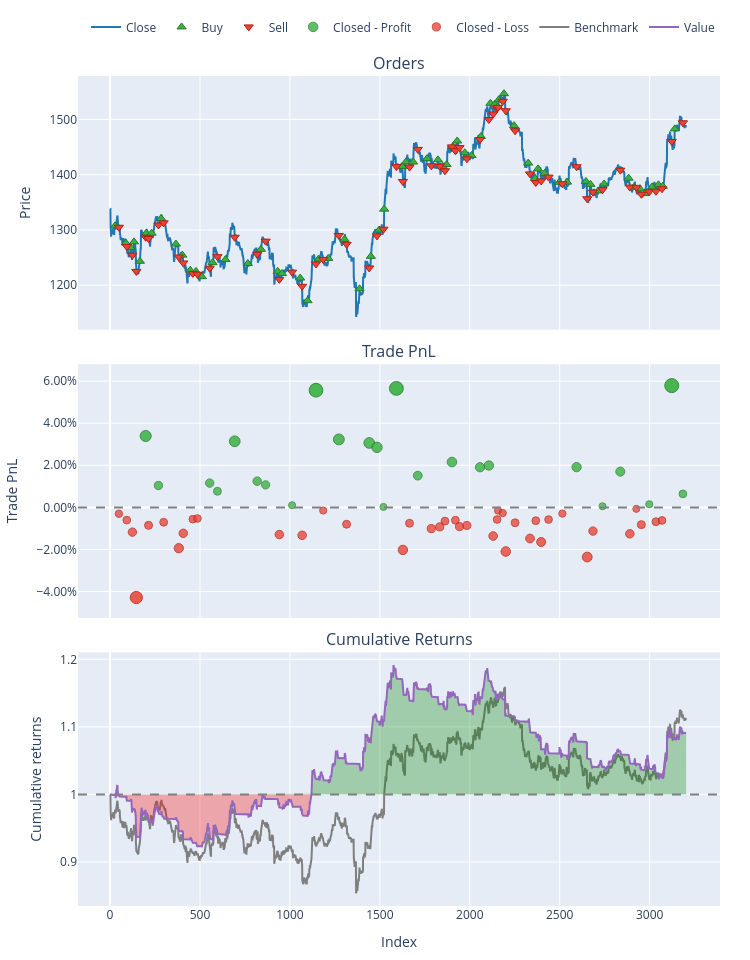

The notebook cell saved with this chart:
### Code cell
portfolio.plot().show()

### Figure 1 — Plotly figure (JSON) as saved in the notebook; plotly's stock layout.template omitted (floating-point values rounded to 4 significant figures; data arrays with more than 128 entries replaced by an {"elided": "..."} marker saying what was removed)
{"data": [{"legendgroup": "0", "line": {"color": "#1f77b4"}, "name": "Close", "showlegend": true, "type": "scatter", "uid": "bea92463-b0ea-4f02-81e3-74109016b928", "x": {"elided": "3204 int values"}, "xaxis": "x", "y": {"elided": "3204 float values"}, "yaxis": "y"}, {"customdata": {"elided": "64x3 float values"}, "hovertemplate": "Order Id: %{customdata[0]}<br>Timestamp: %{x}<br>Price: %{y}<br>Size: %{customdata[1]:.6f}<br>Fees: %{customdata[2]:.6f}", "legendgroup": "1", "marker": {"color": "#37B13F", "line": {"color": "rgb(38,123,44)", "width": 1}, "size": 8, "symbol": "triangle-up"}, "mode": "markers", "name": "Buy", "type": "scatter", "uid": "65621e16-db79-4b28-b0c0-0b3facd05ad6", "x": [28, 88, 115, 133, 166, 201, 231, 284, 366, 402, 446, 478, 511, 570, 642, 766, 839, 932, 956, 1057, 1098, 1159, 1213, 1304, 1387, 1450, 1496, 1524, 1624, 1645, 1685, 1762, 1823, 1849, 1871, 1905, 1930, 1972, 2010, 2062, 2115, 2140, 2156, 2161, 2190, 2246, 2325, 2363, 2379, 2416, 2497, 2541, 2646, 2671, 2714, 2747, 2883, 2911, 2946, 2972, 3014, 3049, 3073, 3140], "xaxis": "x", "y": [1308.0, 1276.0, 1268.0, 1278.0, 1243.0, 1294.0, 1294.0, 1321.0, 1274.0, 1254.0, 1227.0, 1225.0, 1216.0, 1241.0, 1246.0, 1239.0, 1265.0, 1225.0, 1221.0, 1213.0, 1172.0, 1247.0, 1248.0, 1283.0, 1193.0, 1252.0, 1300.0, 1338.0, 1415.0, 1423.0, 1423.0, 1429.0, 1427.0, 1415.0, 1418.0, 1451.0, 1461.0, 1440.0, 1435.0, 1469.0, 1529.0, 1528.0, 1523.0, 1536.0, 1547.0, 1489.0, 1421.0, 1393.0, 1410.0, 1402.0, 1386.0, 1387.0, 1388.0, 1383.0, 1371.0, 1383.0, 1394.0, 1377.0, 1375.0, 1366.0, 1378.0, 1382.0, 1379.0, 1483.0], "yaxis": "y"}, {"customdata": {"elided": "64x3 float values"}, "hovertemplate": "Order Id: %{customdata[0]}<br>Timestamp: %{x}<br>Price: %{y}<br>Size: %{customdata[1]:.6f}<br>Fees: %{customdata[2]:.6f}", "legendgroup": "2", "marker": {"color": "#EA4335", "line": {"color": "rgb(181,31,18)", "width": 1}, "size": 8, "symbol": "triangle-down"}, "mode": "markers", "name": "Sell", "type": "scatter", "uid": "9f7dcbd6-5351-4920-aaf9-900a296bc61d", "x": [49, 93, 124, 146, 198, 214, 269, 298, 382, 407, 460, 486, 554, 597, 693, 818, 865, 941, 1012, 1068, 1145, 1185, 1272, 1315, 1441, 1484, 1520, 1592, 1628, 1665, 1711, 1786, 1833, 1862, 1901, 1920, 1943, 1984, 2057, 2106, 2130, 2152, 2157, 2183, 2200, 2252, 2335, 2367, 2397, 2438, 2515, 2594, 2653, 2685, 2738, 2837, 2890, 2926, 2954, 2998, 3035, 3069, 3123, 3185], "xaxis": "x", "y": [1305.0, 1270.0, 1254.0, 1225.0, 1287.0, 1284.0, 1309.0, 1313.0, 1251.0, 1240.0, 1221.0, 1220.0, 1231.0, 1252.0, 1287.0, 1256.0, 1280.0, 1210.0, 1224.0, 1198.0, 1238.0, 1247.0, 1290.0, 1274.0, 1231.0, 1289.0, 1301.0, 1415.0, 1388.0, 1414.0, 1446.0, 1416.0, 1415.0, 1407.0, 1450.0, 1444.0, 1449.0, 1429.0, 1464.0, 1500.0, 1510.0, 1521.0, 1522.0, 1533.0, 1516.0, 1480.0, 1402.0, 1386.0, 1389.0, 1396.0, 1384.0, 1414.0, 1356.0, 1368.0, 1373.0, 1408.0, 1378.0, 1377.0, 1365.0, 1369.0, 1370.0, 1375.0, 1460.0, 1494.0], "yaxis": "y"}, {"customdata": [[4.0, 4.0, 317.9, 0.03393], [6.0, 6.0, 99.8, 0.01039], [12.0, 12.0, 106.5, 0.01154], [13.0, 13.0, 71.52, 0.007659], [14.0, 14.0, 295.4, 0.0314], [15.0, 15.0, 121.0, 0.01247], [16.0, 16.0, 105.1, 0.01069], [18.0, 18.0, 10.26, 0.001046], [20.0, 20.0, 539.0, 0.05567], [22.0, 22.0, 329.7, 0.03231], [24.0, 24.0, 320.0, 0.03062], [25.0, 25.0, 307.3, 0.02853], [26.0, 26.0, 2.552, 0.0002303], [27.0, 27.0, 626.4, 0.05653], [30.0, 30.0, 171.7, 0.01508], [34.0, 34.0, 242.6, 0.02155], [38.0, 38.0, 214.1, 0.01906], [39.0, 39.0, 227.6, 0.01989], [51.0, 51.0, 202.1, 0.01911], [54.0, 54.0, 5.527, 0.0005313], [55.0, 55.0, 176.9, 0.01699], [59.0, 59.0, 15.42, 0.001488], [62.0, 62.0, 592.5, 0.05785], [63.0, 63.0, 69.48, 0.006414]], "hovertemplate": "Exit Trade Id: %{customdata[0]}<br>Position Id: %{customdata[1]}<br>Exit Timestamp: %{x}<br>PnL: %{customdata[2]:.6f}<br>Return: %{customdata[3]:.2%}", "legendgroup": "3", "marker": {"color": "#37B13F", "line": {"color": "rgb(38,123,44)", "width": 1}, "opacity": [0.8377, 0.7765, 0.7794, 0.7693, 0.8311, 0.7819, 0.7772, 0.7521, 0.8943, 0.8335, 0.8291, 0.8237, 0.75, 0.8966, 0.7887, 0.8055, 0.799, 0.8012, 0.7991, 0.7508, 0.7936, 0.7533, 0.9, 0.7661], "size": [11.09, 8.234, 8.374, 7.902, 10.79, 8.487, 8.271, 7.099, 13.73, 10.9, 10.69, 10.44, 7.0, 13.84, 8.804, 9.59, 9.288, 9.388, 9.294, 7.037, 9.036, 7.153, 14.0, 7.751], "symbol": "circle"}, "mode": "markers", "name": "Closed - Profit", "type": "scatter", "uid": "6bab5e1f-9b01-483d-b3ef-b55a60df886f", "x": [198, 269, 554, 597, 693, 818, 865, 1012, 1145, 1272, 1441, 1484, 1520, 1592, 1711, 1901, 2057, 2106, 2594, 2738, 2837, 2998, 3123, 3185], "xaxis": "x2", "y": [0.03393, 0.01039, 0.01154, 0.007659, 0.0314, 0.01247, 0.01069, 0.001046, 0.05567, 0.03231, 0.03062, 0.02853, 0.0002303, 0.05653, 0.01508, 0.02155, 0.01906, 0.01989, 0.01911, 0.0005313, 0.01699, 0.001488, 0.05785, 0.006414], "yaxis": "y2"}, {"customdata": {"elided": "40x4 float values"}, "hovertemplate": "Exit Trade Id: %{customdata[0]}<br>Position Id: %{customdata[1]}<br>Exit Timestamp: %{x}<br>PnL: %{customdata[2]:.6f}<br>Return: %{customdata[3]:.2%}", "legendgroup": "4", "marker": {"color": "#EA4335", "line": {"color": "rgb(181,31,18)", "width": 1}, "opacity": [0.7573, 0.7652, 0.78, 0.8609, 0.7716, 0.7678, 0.7999, 0.7815, 0.764, 0.7632, 0.783, 0.784, 0.7533, 0.7703, 0.802, 0.769, 0.7757, 0.7735, 0.7663, 0.7653, 0.7732, 0.7717, 0.7848, 0.7644, 0.7534, 0.7564, 0.804, 0.7684, 0.7879, 0.7658, 0.7922, 0.7644, 0.7571, 0.8109, 0.7787, 0.7821, 0.7512, 0.7707, 0.7671, 0.7656], "size": [7.34, 7.707, 8.401, 12.17, 8.008, 7.829, 9.328, 8.468, 7.653, 7.614, 8.54, 8.585, 7.152, 7.945, 9.427, 7.887, 8.198, 8.098, 7.763, 7.713, 8.082, 8.013, 8.626, 7.674, 7.157, 7.299, 9.519, 7.86, 8.768, 7.738, 8.97, 7.674, 7.33, 9.84, 8.341, 8.496, 7.058, 7.968, 7.798, 7.726], "symbol": "circle"}, "mode": "markers", "name": "Closed - Loss", "type": "scatter", "uid": "71c3e94a-a5fc-49e5-a8e9-6fe318b916fa", "x": [49, 93, 124, 146, 214, 298, 382, 407, 460, 486, 941, 1068, 1185, 1315, 1628, 1665, 1786, 1833, 1862, 1920, 1943, 1984, 2130, 2152, 2157, 2183, 2200, 2252, 2335, 2367, 2397, 2438, 2515, 2653, 2685, 2890, 2926, 2954, 3035, 3069], "xaxis": "x2", "y": [-0.003026, -0.006051, -0.01176, -0.04283, -0.00853, -0.007054, -0.01939, -0.01231, -0.005602, -0.005283, -0.01291, -0.01328, -0.001481, -0.008011, -0.02021, -0.007532, -0.01009, -0.009265, -0.00651, -0.006098, -0.00914, -0.008567, -0.01361, -0.005775, -0.001525, -0.002692, -0.02097, -0.00731, -0.01479, -0.006309, -0.01645, -0.005775, -0.002947, -0.02361, -0.01127, -0.01255, -0.0007096, -0.008198, -0.006803, -0.006208], "yaxis": "y2"}, {"legendgroup": "5", "line": {"color": "#7f7f7f"}, "name": "Benchmark", "showlegend": true, "type": "scatter", "uid": "93bc2549-15cc-4b03-bdfd-3312a5bcb6e1", "x": {"elided": "3204 int values"}, "xaxis": "x3", "y": {"elided": "3204 float values"}, "yaxis": "y3"}, {"hoverinfo": "skip", "legendgroup": "6", "line": {"color": "rgba(0, 0, 0, 0)", "width": 0}, "opacity": 0, "showlegend": false, "type": "scatter", "uid": "556fe5f8-1328-4184-bc33-c8ef79d3a95d", "x": {"elided": "3204 int values"}, "xaxis": "x3", "y": {"elided": "3204 int values"}, "yaxis": "y3"}, {"connectgaps": false, "fill": "tonexty", "fillcolor": "rgba(0, 128, 0, 0.3)", "hoverinfo": "skip", "legendgroup": "6", "line": {"color": "rgba(0, 0, 0, 0)", "width": 0}, "opacity": 0, "showlegend": false, "type": "scatter", "uid": "434ad65f-b27b-4e0c-bfb1-749388aecd0e", "x": {"elided": "3204 int values"}, "xaxis": "x3", "y": {"elided": "3204 float values"}, "yaxis": "y3"}, {"hoverinfo": "skip", "legendgroup": "6", "line": {"color": "rgba(0, 0, 0, 0)", "width": 0}, "opacity": 0, "showlegend": false, "type": "scatter", "uid": "d660f639-0cb5-47db-9fb9-9168e01f86bc", "x": {"elided": "3204 int values"}, "xaxis": "x3", "y": {"elided": "3204 int values"}, "yaxis": "y3"}, {"connectgaps": false, "fill": "tonexty", "fillcolor": "rgba(255, 0, 0, 0.3)", "hoverinfo": "skip", "legendgroup": "6", "line": {"color": "rgba(0, 0, 0, 0)", "width": 0}, "opacity": 0, "showlegend": false, "type": "scatter", "uid": "f3e448d8-f66b-4d50-9770-d7af96690fa9", "x": {"elided": "3204 int values"}, "xaxis": "x3", "y": {"elided": "3204 float values"}, "yaxis": "y3"}, {"legendgroup": "7", "line": {"color": "#9467bd"}, "name": "Value", "showlegend": true, "type": "scatter", "uid": "6dd1fc53-b80b-4cec-babd-494cfa16bb54", "x": {"elided": "3204 int values"}, "xaxis": "x3", "y": {"elided": "3204 float values"}, "yaxis": "y3"}, {"hoverinfo": "skip", "legendgroup": "6", "line": {"color": "rgba(0, 0, 0, 0)", "width": 0}, "opacity": 0, "showlegend": false, "type": "scatter", "uid": "883d82d3-302b-46a0-9ca8-bfc0373ceb41", "x": {"elided": "3204 int values"}, "xaxis": "x3", "y": {"elided": "3204 int values"}, "yaxis": "y3"}], "layout": {"annotations": [{"font": {"size": 16}, "showarrow": false, "text": "Orders", "x": 0.5, "xanchor": "center", "xref": "paper", "y": 1, "yanchor": "bottom", "yref": "paper"}, {"font": {"size": 16}, "showarrow": false, "text": "Trade PnL", "x": 0.5, "xanchor": "center", "xref": "paper", "y": 0.6528, "yanchor": "bottom", "yref": "paper"}, {"font": {"size": 16}, "showarrow": false, "text": "Cumulative Returns", "x": 0.5, "xanchor": "center", "xref": "paper", "y": 0.3056, "yanchor": "bottom", "yref": "paper"}], "height": 960, "legend": {"orientation": "h", "traceorder": "normal", "x": 1, "xanchor": "right", "y": 1.042, "yanchor": "bottom"}, "margin": {"b": 30, "l": 30, "r": 30, "t": 30}, "shapes": [{"line": {"color": "gray", "dash": "dash"}, "type": "line", "x0": 0, "x1": 1, "xref": "paper", "y0": 0, "y1": 0, "yref": "y2"}, {"line": {"color": "gray", "dash": "dash"}, "type": "line", "x0": 0, "x1": 1, "xref": "paper", "y0": 1, "y1": 1, "yref": "y3"}], "showlegend": true, "width": 750, "xaxis": {"anchor": "y", "domain": [0, 1], "matches": "x3", "showticklabels": false}, "xaxis2": {"anchor": "y2", "domain": [0, 1], "matches": "x3", "showticklabels": false}, "xaxis3": {"anchor": "y3", "domain": [0, 1], "title": {"text": "Index"}}, "yaxis": {"anchor": "x", "domain": [0.6944, 1], "title": {"text": "Price"}}, "yaxis2": {"anchor": "x2", "domain": [0.3472, 0.6528], "tickformat": ".2%", "title": {"text": "Trade PnL"}}, "yaxis3": {"anchor": "x3", "domain": [0, 0.3056], "title": {"text": "Cumulative returns"}}}}
